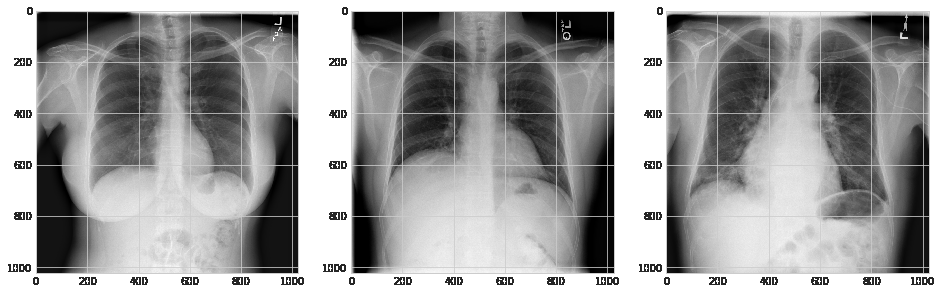
#> input picture images/3_scan.png, 942 x 294 px, given in place of 00000030_001.png, which was not available
$ jupyter execute --allow-errors 'capstone 2 eda .ipynb'   (shell and % lines are left out)   (text cells are left out)
#> lines starting #> are read from the running program, lines starting #| are printed output that depends on the picture; pictures that were not available may be replaced by others from this repository, and a replacement may not be noted
[cell 1]
import numpy as np
import pandas as pd
import os
from glob import glob
import matplotlib.pyplot as plt
import cv2
import seaborn as sns
import matplotlib.gridspec as gridspec
import matplotlib.ticker as ticker
sns.set_style('whitegrid')

#> (a cell that did not finish here is left out)

[cell 3]
# associate the relevant file path with the image label for specific file viewing
image_paths = {os.path.basename(x): x for x in
                   glob(os.path.join('../data', 'images*', '*.png'))}

# number of images found v. the number of entries in the csv
#> (the rest of this cell did not finish here and is left out)

#> (a cell that did not finish here is left out)

#> (a cell that did not finish here is left out)

#> (a cell that did not finish here is left out)

#> (a cell that did not finish here is left out)

[cell 8]
x = ['PA', 'AP']
#> (the rest of this cell did not finish here and is left out)

#> (a cell that did not finish here is left out)

#> (a cell that did not finish here is left out)

[cell 11]
# visualizing some of the images
images = ['../data/images/00000030_001.png', '../data/images/00000248_020.png']

plt.figure(figsize=(16,16))
plt.subplot(131)
plt.title('Atelectasis')
plt.imshow(cv2.imread(images[0]))


plt.subplot(132)
plt.title('Atelectasis|Infiltration|Mass|Pleural Thickening')
plt.imshow(cv2.imread(images[1]))
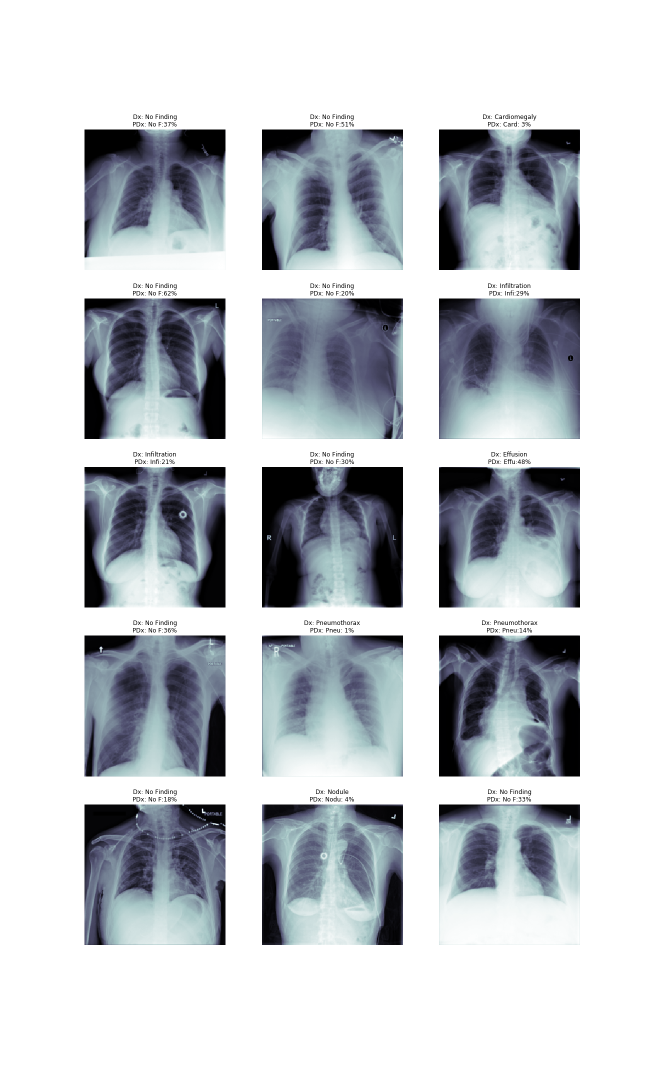
#> input picture images/img_predictions.png, 1296 x 2160 px, given in place of 00000248_020.png, which was not available (shown at 1/2 size)
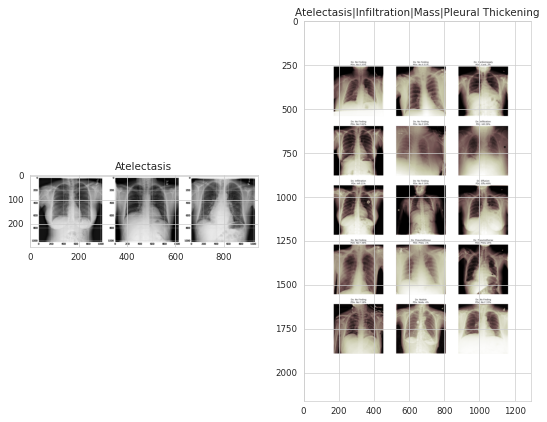
#> figure drawn by matplotlib, 2 panels; B, G, R data is drawn as R, G, B

#> (a cell that did not finish here is left out)

[cell 13]
# looking at the distribution of age by gender and pathology to check for any magor underlying bias
pathology_list = ['Cardiomegaly','Emphysema','Effusion','Hernia','Nodule','Pneumothorax','Atelectasis','Pleural_Thickening','Mass','Edema','Consolidation','Infiltration','Fibrosis','Pneumonia']

f, axarr = plt.subplots(7, 2, sharex=True,figsize=(20, 25))

i=0
j=0
x=np.arange(0,100,10)
#> (the rest of this cell did not finish here and is left out)

[cell 14]
# check the overall distribution of label types
import matplotlib.gridspec as gridspec

#drop unused columns
#> (the rest of this cell did not finish here and is left out)

[cell 15]
import random
import cv2
from PIL import Image

images = []
for filename in glob('../data/images/**/*.png', recursive=True):
    images.append(filename)

'''im = Image.open('../data/images/00022416_006.png')
width, height = im.size # returns (width, height) tuple
print('Width: ', width, 'Height: ', height)'''

images = []
for filename in glob('../data/images/**/*.png', recursive=True):
    images.append(filename)

r = random.sample(images, 3)

# Matplotlib black magic
plt.figure(figsize=(16,16))
plt.subplot(131)
plt.imshow(cv2.imread(r[0]))

plt.subplot(132)
plt.imshow(cv2.imread(r[1]))
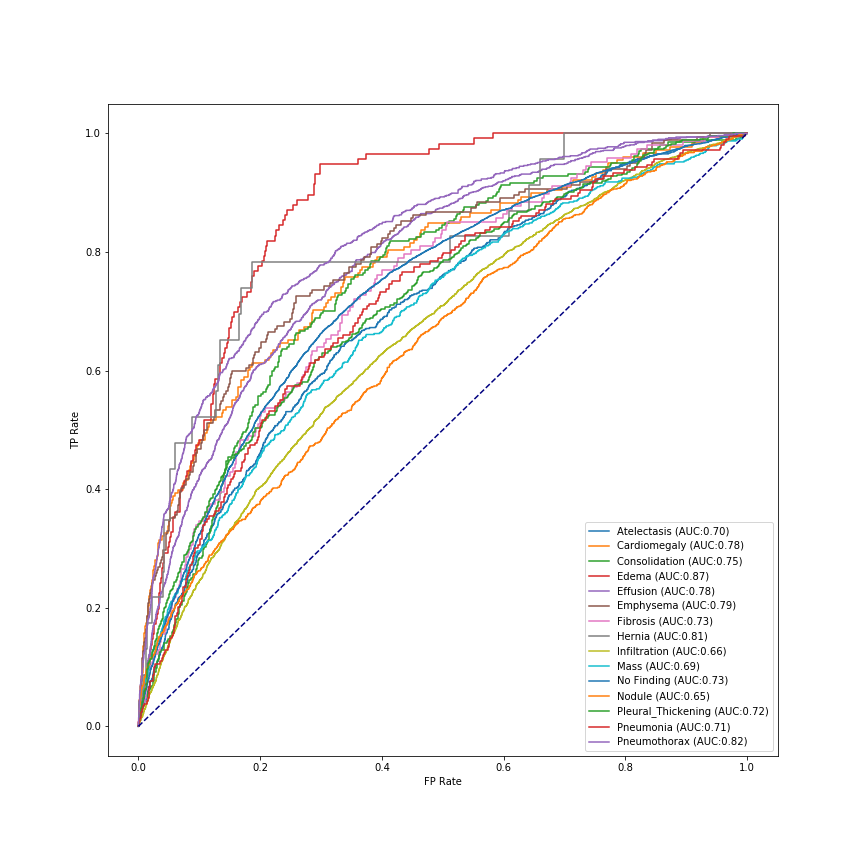
#> input picture images/roc_1.png, 864 x 864 px

plt.subplot(133)
plt.imshow(cv2.imread(r[2]));
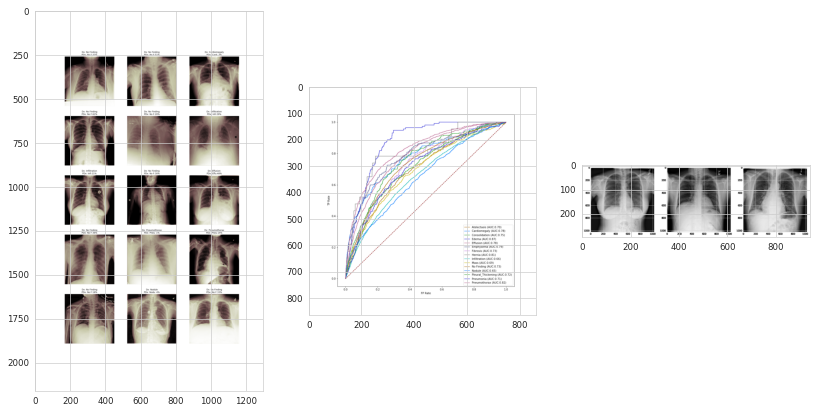
#> figure drawn by matplotlib, 3 panels; B, G, R data is drawn as R, G, B

[cell 16]
# Plot Multiple Images
xrays = glob('/data/images/**')
i_ = 0
plt.rcParams['figure.figsize'] = (20.0, 20.0)
plt.subplots_adjust(wspace=0, hspace=0)
for l in xrays[:25]:
    im = cv2.imread(l)
#> im is the input picture: shape (294, 942, 3); min 0, max 255, mean 157.6
    im = cv2.resize(im, (75, 75))
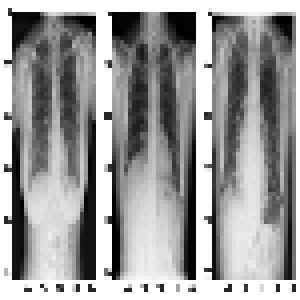
#> im: shape (75, 75, 3) (shown 4 times larger); min 0, max 255, mean 155
    plt.subplot(5, 5, i_+1) #.set_title(l)
    plt.imshow(cv2.cvtColor(im, cv2.COLOR_BGR2RGB)); plt.axis('off')
    i_ += 1
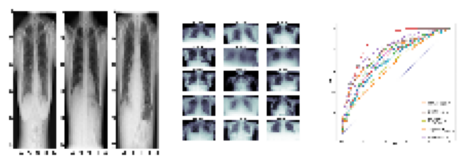
#> figure drawn by matplotlib, 3 panels
